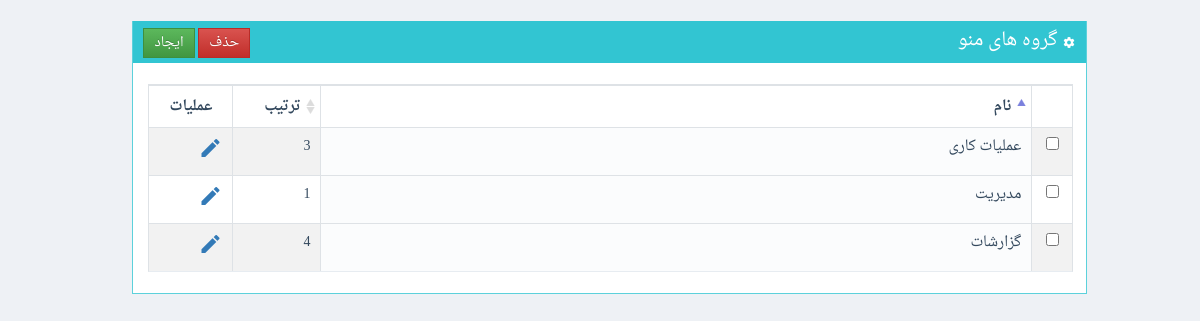
Page /www/sadaf/ManageSystemFacilityGroups.php (signed in) on the earlier database version.
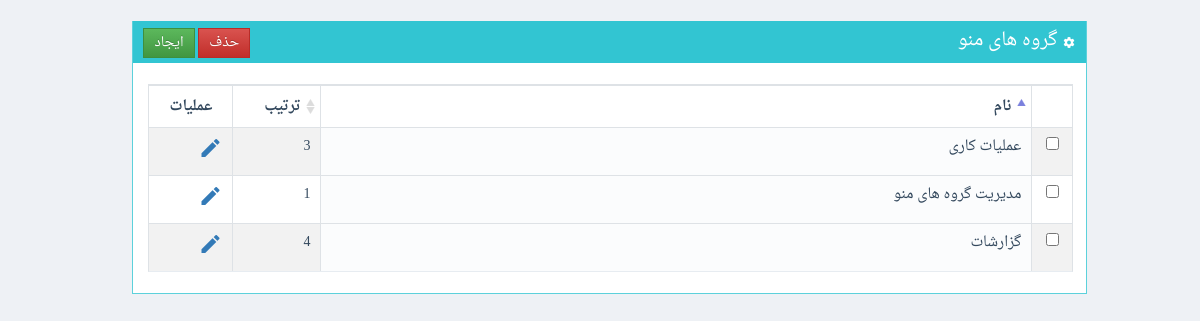
Same page on the later database version.
### tables this page shows
CREATE TABLE `systemfacilitygroups` (
  `GroupID` int(11) NOT NULL AUTO_INCREMENT,
  `GroupName` varchar(145) DEFAULT NULL,
  `OrderNo` int(11) DEFAULT NULL,
  PRIMARY KEY (`GroupID`)
);

### www/shares/pdodb.class.php (called while the page is built, shortened)
<?php
class pdodb {
  private $dsn;
  private $pdo;
  static  $pdoinstance = false;
  private function __construct($_host = "", $_user = "", $_pass = "", $_default_db = "",$_driver="",$debug=self::DEBUG_MODE) {
    $this->dsn = "mysql:dbname=$_default_db;host=$_host";
  }
  public static function getInstance($_host = "", $_user = "", $_pass = "", $_default_db = "",$_driver="") {
    if ("" == $_driver)      $_driver = sys_config::$db_server['driver'];
    if ("" == $_host)        $_host = sys_config::$db_server['host'];
    if ("" == $_user)        $_user = sys_config::$db_server['user'];
    if ("" == $_pass)        $_pass = sys_config::$db_server['pass'];
    if ("" == $_default_db)  $_default_db = sys_config::$db_server['database'];
    if (!@pdodb::$pdoinstance[$_host.$_user.$_default_db]) {
      pdodb::$pdoinstance[$_host.$_user.$_default_db] = new pdodb($_host,$_user,$_pass,$_default_db,$_driver);
    }
    return pdodb::$pdoinstance[$_host.$_user.$_default_db];
  }
  private function connect($_driver = "", $_host = "", $_user = "", $_pass = "", $_default_db = "",$debug=self::DEBUG_MODE) {
    try{
      $this->pdo = new pdo($this->dsn , $_user , $_pass, array(PDO::MYSQL_ATTR_INIT_COMMAND =>  "SET NAMES utf8") );
      return $this->pdo;
    }
    catch (PDOException $e) {
      print (self::PDO_CONNECTION_ERROR);
      print ($e->getMessage());
      if ($debug) $this->backtrace();
      exit();
    }
  }
  function Execute($sqlstr,$fetch_mode=PDO::FETCH_ASSOC,$debug=self::DEBUG_MODE) {
    $trans = array(self::ARABIC_YA => self::PERSIAN_YA , self::ARABIC_KAF => self::PERSIAN_KAF);
    $this->statement = $this->pdo->query(strtr($sqlstr,$trans));
    $error_info = $this->pdo->errorInfo();
    return $this->statement;
  }
}
?>

### www/sadaf/classes/SystemFacilityGroups.class.php (called while the page is built, shortened)
<?php
class manage_SystemFacilityGroups
{
	static function GetList()
	{
		$mysql = pdodb::getInstance();
		$k=0;
		$ret = array();
		$query = "select SystemFacilityGroups.GroupID
				,SystemFacilityGroups.GroupName
				,SystemFacilityGroups.OrderNo from sadaf.SystemFacilityGroups  ";
		$res = $mysql->Execute($query);
		while($rec=$res->fetch())
		{
			$ret[$k] = new be_SystemFacilityGroups();
			$ret[$k]->GroupID=$rec["GroupID"];
			$ret[$k]->GroupName=$rec["GroupName"];
			$ret[$k]->OrderNo=$rec["OrderNo"];
			$k++;
		}
		return $ret;
	}
}
?>

### www/sadaf/ManageSystemFacilityGroups.php (the view, shortened to what this page needs)
<?php
include("classes/SystemFacilityGroups.class.php");
?>
<form method="post" id="f1" name="f1" >
<div class="container-fluid">
</form>
<?php
$res = manage_SystemFacilityGroups::GetList();
?>
<br>
<div class="row">
<div class="col-1" ></div>
<div class="col-10">
	<div class="portlet box green">
		<div class="portlet-title">
			<div class="actions">
				<input type="button" class="btn btn-success btn-sm" onclick="javascript: ResetForm(); $('#DataEntryForm').modal();" value="ایجاد">
				<input type="button" class="btn btn-danger btn-sm" data-toggle="confirmation"
					data-btn-ok-label="بلی"
					data-btn-ok-class="btn-success"
				data-btn-ok-icon-class="material-icons" data-btn-ok-icon-content="check"
				data-btn-cancel-label="خیر" data-btn-cancel-class="btn-danger"
				data-btn-cancel-icon-class="material-icons" data-btn-cancel-icon-content="close"
				data-title="آیا مطمئن هستید؟" data-content=""
				value="حذف">
			</div>
			<div class="caption">
			<i class="material-icons">settings</i>
				گروه های منو
			</div>
		</div>
		<div class="portlet-body">
			<form id="ListForm" name="ListForm" method="post">
			<table class="table table-striped table-bordered table-hover table-checkable order-column" id="FacilityGroupList">
			<thead>
				<th >&nbsp;</th>
				<th > نام </th>
				<th > ترتیب </th>
				<th > عملیات </th>
			</thead>
			<tbody>
			<?
			for($k=0; $k<count($res); $k++)
			{
				echo "<tr>";
				echo "<td>";
				echo "<input type=\"checkbox\" name=\"ch_".$res[$k]->GroupID."\">";
				echo "</td>";
				echo "	<td>".htmlentities($res[$k]->GroupName, ENT_QUOTES, 'UTF-8')."</td>";
				echo "	<td>".htmlentities($res[$k]->OrderNo, ENT_QUOTES, 'UTF-8')."</td>";
				echo "	<td>";
				echo "<a href='javascript: SetRecordForUpdate(".$res[$k]->GroupID.")'>";
				echo "<i class='material-icons'>edit</i>";
				echo "</a>";
				echo "</td>";
				echo "</tr>";
			}
			?>
			</tbody>
			</table>
		</div>
	</div>
</div>
<div class="col-1" ></div>
</div>
</html>

Differences in the rows shown:
changed systemfacilitygroups: GroupName "مدیریت" → "مدیریت گروه های منو"
